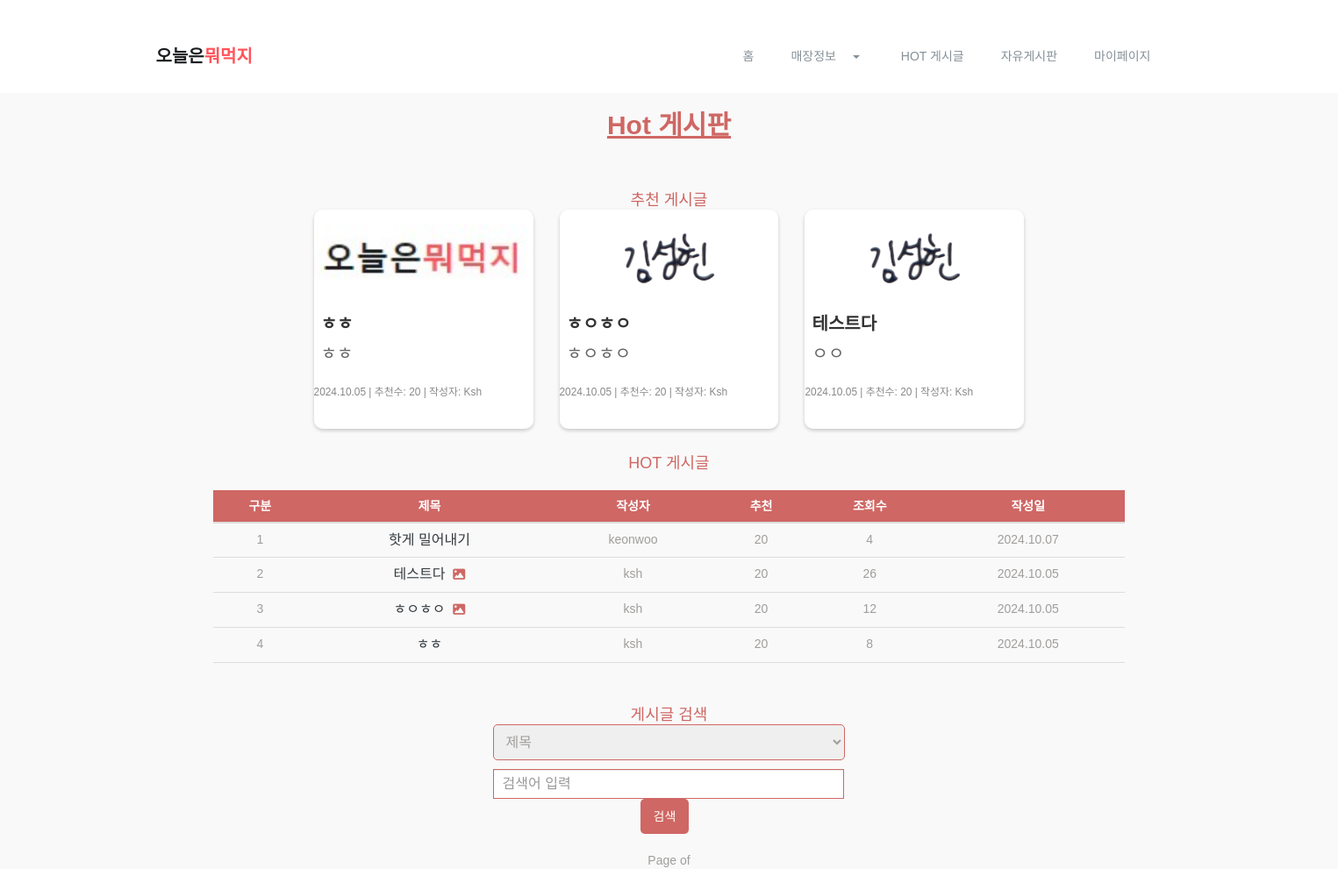
Screenshot of /hot-posts/ with the database file from the repository.
### restaurants/models.py (models this page shows, shortened)
class Post(models.Model):
    title = models.CharField(max_length=200)
    content = models.TextField()
    author = models.ForeignKey(User, on_delete=models.CASCADE)
    image = models.ImageField(upload_to='post_images/', blank=True, null=True)
    created_at = models.DateTimeField(auto_now_add=True)
    views = models.IntegerField(default=0)
    likes = models.IntegerField(default=0)

### restaurants/views.py (the view)
# urls.py: path('hot-posts/', hot_posts, name='hot_posts'),
def hot_posts(request):
    top_posts = Post.objects.order_by('-likes')[:3]  # 추천수가 높은 게시글 3개
    recommended_posts = Post.objects.filter(likes__gte=20).order_by('-created_at')  # 추천수가 20 이상인 게시글
    return render(request, 'hot_posts.html', {
        'top_posts': top_posts,
        'recommended_posts': recommended_posts,
    })

### restaurants/templates/hot_posts.html (shortened to what this page needs)
{% extends 'base_generic.html' %}
{% load static %}
{% block content %}
<head>
    <link rel="stylesheet" href="https://cdnjs.cloudflare.com/ajax/libs/font-awesome/6.0.0-beta3/css/all.min.css">
</head>
<div class="container_01 hot-posts">
    <h1 style="font-weight: bold; text-decoration: underline;">Hot 게시판</h1>
    {% if not request.GET.q %}
    <div class="gallery">
        <h2>추천 게시글</h2>
        <div class="row d-flex justify-content-center">
            {% for post in top_posts %}
            <div class="col-md-4 d-flex">
                <a href="{% url 'post_detail' post.id %}" class="card mb-3 card-link" style="text-decoration: none;">
                    <div class="card">
                        {% if post.image %}
                        <img src="{{ post.image.url }}" class="card-img-top" alt="{{ post.title }}">
                        {% else %}
                        <img src="/media/default_image.jpg" class="card-img-top" alt="기본 이미지">
                        {% endif %}
                        <div class="card-body">
                            <h5 class="card-title">{{ post.title }}</h5>
                            <p class="card-text">{{ post.content|truncatewords:15 }}</p>
                        </div>
                        <div class="card-footer">
                            <small>{{ post.created_at|date:"Y.m.d" }} | 추천수: {{ post.likes }} | 작성자: {{ post.author.username }}</small>
                        </div>
                    </div>
                </a>
            </div>
            {% empty %}
            <div class="col-12">
                <p>추천 게시글이 없습니다.</p>
            </div>
            {% endfor %}
        </div>
    </div>
    {% endif %}
    <h2 style="text-align: center;">HOT 게시글</h2>
    <table class="table">
        <thead>
            <tr>
                <th scope="col">구분</th>
                <th scope="col">제목</th>
                <th scope="col">작성자</th>
                <th scope="col">추천</th>
                <th scope="col">조회수</th>
                <th scope="col">작성일</th>
            </tr>
        </thead>
        <tbody>
            {% if recommended_posts %}
            {% for post in recommended_posts %}
            <tr>
                <td>{{ forloop.counter }}</td>
                <td>
                    <a href="{% url 'post_detail' post.id %}">{{ post.title }}</a>
                    {% if post.image %}
                    <i class="fas fa-image" style="color: #CF6764; margin-left: 5px;" title="이미지 첨부됨"></i>
                    {% endif %}
                </td>
                <td>{{ post.author.username }}</td>
                <td>{{ post.likes }}</td>
                <td>{{ post.views }}</td>
                <td>{{ post.created_at|date:"Y.m.d" }}</td>
            </tr>
            {% endfor %}
            {% else %}
            <tr>
                <td colspan="6" class="text-center">게시글이 없습니다.</td>
            </tr>
            {% endif %}
        </tbody>
    </table>
    <div class="search-container text-center">
        <h2>게시글 검색</h2>
        <form method="GET" action="{% url 'hothot' %}">
            <div class="input-group">
                <select name="search_type" class="form-select">
                    <option value="title">제목</option>
                </select>
                <input type="text" name="q" class="form-control" placeholder="검색어 입력" aria-label="Search">
                <button class="btn btn-outline-secondary" type="submit">검색</button>
            </div>
        </form>
    </div>
    <div class="pagination">
        <span>Page {{ recommended_posts.number }} of {{ recommended_posts.paginator.num_pages }}</span>
    </div>
</div>
{% endblock %}

### restaurants/templates/base_generic.html (shortened to what this page needs)
{% load static %}
<!DOCTYPE html>
<html lang="en">
<head>
    <link rel="stylesheet" href="{% static 'css/font-awesome.min.css' %}">
    <link rel="stylesheet" href="{% static 'css/linearicons.css' %}">
    <link rel="stylesheet" href="{% static 'css/animate.css' %}">
    <link rel="stylesheet" href="{% static 'css/flaticon.css' %}">
    <link rel="stylesheet" href="{% static 'css/slick.css' %}">
    <link rel="stylesheet" href="{% static 'css/slick-theme.css' %}">
    <link rel="stylesheet" href="{% static 'css/bootstrap.min.css' %}">
    <link rel="stylesheet" href="{% static 'css/bootsnav.css' %}">
    <link rel="stylesheet" href="{% static 'css/style.css' %}">
    <link rel="stylesheet" href="{% static 'css/responsive.css' %}">
</head>
<body>
    <section class="top-area">
        <div class="header-area">
            <nav class="navbar navbar-default bootsnav navbar-sticky navbar-scrollspy" data-minus-value-desktop="70" data-minus-value-mobile="55" data-speed="1000">
                <div class="container">
                    <div class="navbar-header">
                        <a class="navbar-brand" href="{% url 'main' %}">오늘은<span>뭐먹지</span></a>
                    </div>
                    <div class="collapse navbar-collapse menu-ui-design" id="navbar-menu">
                        <ul class="nav navbar-nav navbar-right">
                            <li><a href="{% url 'main' %}">홈</a></li>
                            <li class="dropdown">
                                <a href="#" class="dropdown-toggle" data-toggle="dropdown" role="button" aria-haspopup="true" aria-expanded="false">
                                    매장정보 <span class="caret"></span>
                                </a>
                            </li>
                            <li><a href="{% url 'hot_posts' %}">HOT 게시글</a></li>
                            <li><a href="{% url 'post_list' %}">자유게시판</a></li>
                            <li><a href="{% url 'mypage' %}">마이페이지</a></li>
                        </ul>
                    </div>
                </div>
            </nav>
        </div>
    </section>
    <div class="container1">
        {% block content %}{% endblock %}
    </div>
</body>
</html>

### staticfiles/css/bootsnav.css (style rules this page uses)
nav.bootsnav .container { position: relative; }
nav.navbar.bootsnav { margin-bottom: 0; -moz-border-radius: 0px; -webkit-border-radius: 0px; -o-border-radius: 0px; border-radius: 0px; background-color: #fff; border: none; border-bottom: solid 1px #e0e0e0; z-index: 9; }
nav.navbar.bootsnav ul.nav > li > a { color: #6f6f6f; background-color: transparent; outline: none; margin-bottom: -2px; }
body { -webkit-transition: all 0.3s ease-in-out; -moz-transition: all 0.3s ease-in-out; -o-transition: all 0.3s ease-in-out; -ms-transition: all 0.3s ease-in-out; transition: all 0.3s ease-in-out; }
.wrap-sticky nav.navbar.bootsnav { position: absolute; width: 100%; left: 0; top: 0; }
@media (min-width: 1024px) { nav.navbar.bootsnav ul.nav > li > a { padding: 30px 15px; font-weight: 600; } }
@media (min-width: 1024px) { nav.navbar.bootsnav ul.nav > li.dropdown > a.dropdown-toggle:after { font-family: 'FontAwesome'; content: "\f0d7"; margin-left: 5px; margin-top: 2px; } }

### staticfiles/css/style.css (style rules this page uses)
* { padding: 0; margin: 0; }
* { -webkit-box-sizing: border-box; -moz-box-sizing: border-box; -o-box-sizing: border-box; -ms-box-sizing: border-box; box-sizing: border-box; }
body { font-family: 'Poppins', sans-serif; font-size: 14px; color: #a09e9c; text-transform: initial; max-width: 1920px; margin: 0 auto; overflow-x: hidden; }
a, a:hover, a:active, a:focus { display: inline-block; text-decoration: none; color: #343a3f; font-size: 16px; padding: 0; font-weight: 500; text-transform: capitalize; }
h1, h2, h3, h4, h5, h6 { margin: 0; color: #343a3f; font-size: 18px; font-weight: 500; text-transform: capitalize; }
p { margin: 0; color: #767f86; font-size: 14px; line-height: 1.8; text-transform: initial; }
img { border: none; max-width: 100%; height: auto; }
ul { padding: 0; margin: 0 auto; list-style: none; }
ul li { list-style: none; }
select, input, textarea, button { box-shadow: none; outline: 0 !important; }
button { background: transparent; border: 0; font-size: 12px; }
html, body { height: 100%; }
nav.navbar.bootsnav { background-color: #fff; border-bottom: transparent; }
.navbar-header a.navbar-brand, .navbar-header a.navbar-brand:hover, .navbar-header a.navbar-brand:focus { display: inline-block; color: #1b1e20; font-size: 20px; font-weight: 700; padding: 34px 0px; text-transform: capitalize; }
.navbar-header a.navbar-brand span { display: inline-block; color: #ff545a; text-transform: capitalize; }
nav.navbar.bootsnav ul.nav > li > a { color: #859098; font-size: 14px; font-weight: 500; text-transform: uppercase; -webkit-transition: 0.3s linear; -moz-transition: 0.3s linear; -ms-transition: 0.3s linear; -o-transition: 0.3s linear; transition: 0.3s linear; }
nav.navbar.bootsnav ul.nav > li > a { padding: 34px 21px; }
nav.navbar.bootsnav ul.nav > li.dropdown > a.dropdown-toggle:after { content: ""; }
nav.navbar.bootsnav ul.nav > li.dropdown span { font-size: 8px; margin-left: 15px; }
.menu-ui-design { overflow-y: scroll; height: 350px; }
.navbar-header { margin-top: 20px; }
.navbar-collapse { margin-top: 20px; }
body { font-family: Arial, sans-serif; background-color: #f5f5f5; margin: 0; padding: 0; }
.card { border: 1px solid #ccc; border-radius: 10px; box-shadow: 0px 0px 10px rgba(0, 0, 0, 0.1); background-color: #fff; }
.card-body { padding: 10px; }
.form-control { border: 1px solid #ccc; border-radius: 5px; padding: 10px; width: 100%; max-width: 400px; box-sizing: border-box; }
.row { display: flex; justify-content: center; margin: 0; padding: 0; }
h1 { font-size: 32px; font-weight: bold; margin-bottom: 15px; text-align: center; color: #333; padding-bottom: 10px; }
form { display: flex; flex-direction: column; }
input[type="text"], select, textarea { width: 100%; padding: 10px; margin-bottom: 10px; border: 1px solid #ccc; border-radius: 4px; font-size: 16px; }
button { padding: 10px; font-size: 16px; border: none; border-radius: 4px; cursor: pointer; }
button[type="submit"] { background-color: #007bff; color: #fff; margin-right: 10px; }
.text-center { text-align: center; }
.table { margin-top: 20px; }
.table th, .table td { text-align: center; }
.hot-posts { margin: 20px; }
.hot-posts .gallery { display: flex; flex-direction: column; align-items: center; margin-bottom: 20px; }
.hot-posts .gallery .row { display: flex; justify-content: center; flex-wrap: wrap; }
.hot-posts .pagination { margin-top: 20px; display: flex; justify-content: center; }
.hot-posts .pagination span { margin: 0 5px; }

### rows the page displays
Post: title "ㅎㅎ", content "ㅎㅎ", created_at "2024.10.05", likes "20", author.username "Ksh", author.username "ksh", views "8"
Post: image (picture), title "ㅎㅇㅎㅇ", content "ㅎㅇㅎㅇ", created_at "2024.10.05", likes "20", author.username "Ksh", author.username "ksh", views "12"
Post: image (picture), title "테스트다", content "ㅇㅇ", created_at "2024.10.05", likes "20", author.username "Ksh", author.username "ksh", views "26"
Post: title "핫게 밀어내기", author.username "keonwoo", likes "20", views "4", created_at "2024.10.07"
